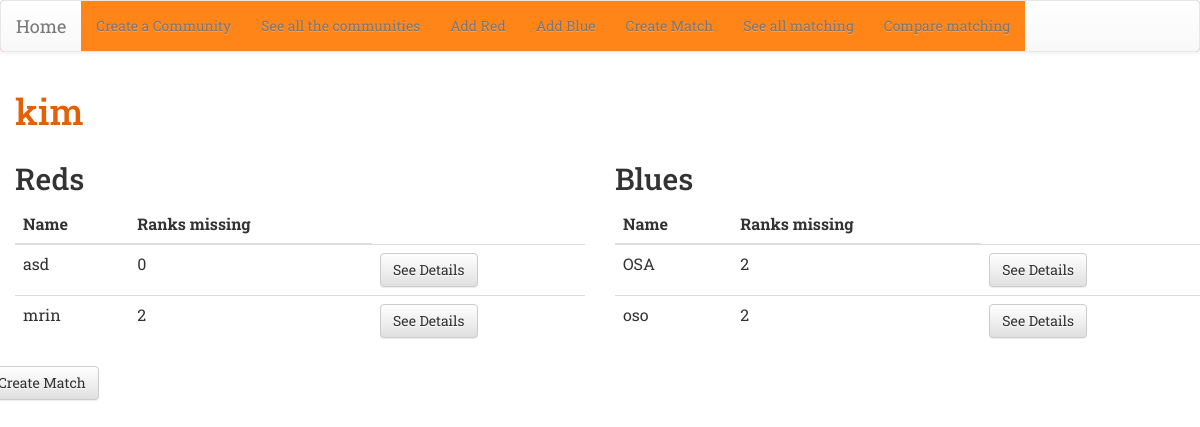
Screenshot of /community/12/ with the database file from the repository.
### match/models.py (models this page shows, shortened)
class Community(models.Model):
    name = models.CharField(max_length=20, unique = True)
    number_couples = models.PositiveIntegerField()

class Red(models.Model):
    name =  models.CharField(max_length=50)
    community = models.ForeignKey('Community', on_delete=models.CASCADE)
    class Meta:
        unique_together = (("community", "name"),)

class Blue(models.Model):
    name = models.CharField(max_length=50)
    community = models.ForeignKey('Community', on_delete=models.CASCADE)
    class Meta:
        unique_together = (("community", "name"),)

### match/views.py (the view)
# urls.py: path('community/<int:pk>/', views.community_details, name='community_details'),
def community_details(request, pk):
    community = get_object_or_404(Community, pk=pk)
    reds = Red.objects.filter(community = community)
    blues = Blue.objects.filter(community = community)
    add_red = can_add_members(community, reds)
    add_blue = can_add_members(community, blues)
    red_given_rankings = []
    for person in reds:
        details_rankings_given = {}
        given_ranks = 0
        ranking_involving_person = Ranking.objects.filter(red=person)
        for rank in ranking_involving_person:
            if rank.red_to_blue_score:
                given_ranks  += 1
        details_rankings_given['name'] = person.name
        details_rankings_given['ranks_missing'] = int(community.number_couples)-given_ranks
        details_rankings_given['pk'] = person.pk
        red_given_rankings.append(details_rankings_given)
    blue_given_rankings = []
    for person in blues:
        details_rankings_given ={}
        given_ranks = 0
        ranking_involving_person = Ranking.objects.filter(blue=person)
        for rank in ranking_involving_person:
            if rank.blue_to_red_score:
                given_ranks  += 1
        details_rankings_given['name'] = person.name
        details_rankings_given['ranks_missing'] = int(community.number_couples)-given_ranks
        details_rankings_given['pk'] = person.pk
        blue_given_rankings.append(details_rankings_given)
    return render(request, 'match/community_detail.html', {'community': community, 'reds': reds, 'blues': blues, 'add_red': add_red, 'add_blue': add_blue, 'red_given_rankings': red_given_rankings, 'blue_given_rankings': blue_given_rankings})

### match/views.py (called while the page is built)
def can_add_members(community, group):
    if len(group) < int(community.number_couples):
        return True
    else:
        return False

### match/templates/match/community_detail.html (shortened to what this page needs)
{% extends 'match/base.html' %}
{% block content %}
  <h1> {{community.name }}</h1>
  <div class="row">
  <div class="col-md-6">
    <h2> Reds </h2>
    <table class="table table-hover">
      <thead>
        <tr>
          <th scope="col">Name</th>
          <th scope="col">Ranks missing</th>
        </tr>
      </thead>
      <tbody>
        {% for red in red_given_rankings %}
        <tr>
          <td>{{red.name}}</td>
          <td>{{red.ranks_missing}}
          <td> <a href="{% url 'red_details' red.pk%}" class="btn btn-default" ><span>See Details</span></a></td>
        </tr>
        {% endfor %}
      </tbody>
    </table>
  </div>
    <div class="row">
    <div class="col-md-6">
      <h2> Blues </h2>
      <table class="table table-hover">
        <thead>
          <tr>
            <th scope="col">Name</th>
            <th scope="col">Ranks missing</th>
          </tr>
        </thead>
        <tbody>
          {% for blue in blue_given_rankings %}
          <tr>
            <td>{{blue.name}}</td>
            <td>{{blue.ranks_missing}}</td>
            <td> <a href="{% url 'blue_details' blue.pk %}" class="btn btn-default" ><span>See Details</span></a></td>
          </tr>
          {% endfor %}
        </tbody>
      </table>
    </div>
    {% if not add_red %}
      {% if not add_blue %}
        <a href="{% url 'new_matching' %}" class="btn btn-default"> Create Match </a>
      {% endif %}
    {%endif%}
    {% endblock %}

### match/static/css/match.css (style rules this page uses)
h1 { color: #e56004; }

### rows the page displays
Community: name "kim"
Red: name "asd"
Red: name "mrin"
Blue: name "OSA"
Blue: name "oso"

### other values shown
{{ red.ranks_missing }} "0" "2"
{{ blue.ranks_missing }} "2" "2"
